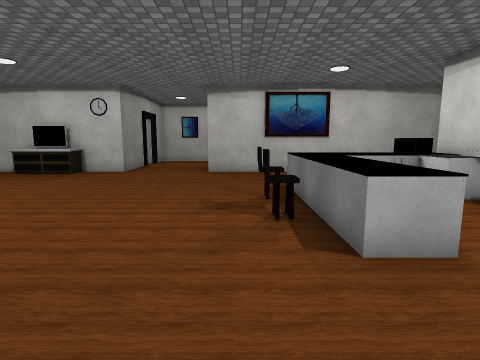
[1] (above)

22 first-person views from a walk through a scene from a Unity 3-D project. The camera is 1.5 m above the floor, tilts 8° down and sees 80° across. Doors are open. The floor is counted in squares, 1 m on a side. Each view is taken from the middle of a square. On the plan, view 1 faces up. The plan holds only what a view shows up to about 14 squares ahead; the rest is blank. The player is left out. Some surface patterns are stand-ins.

[2]
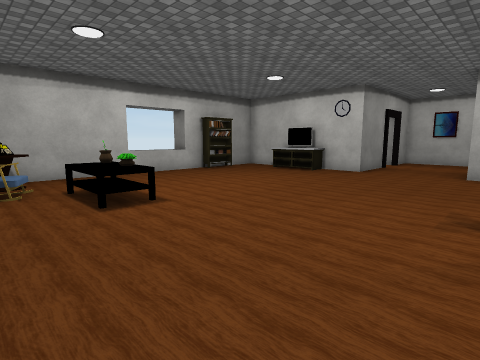

[3]
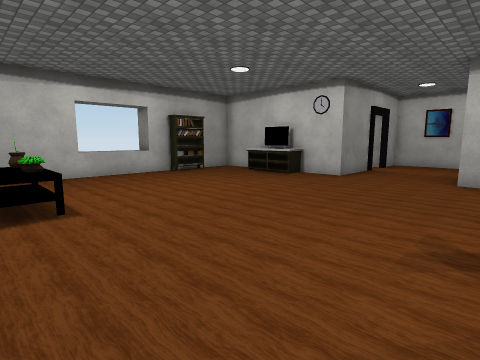

[4]
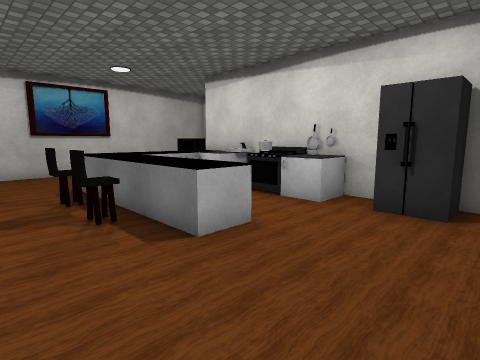

[5]
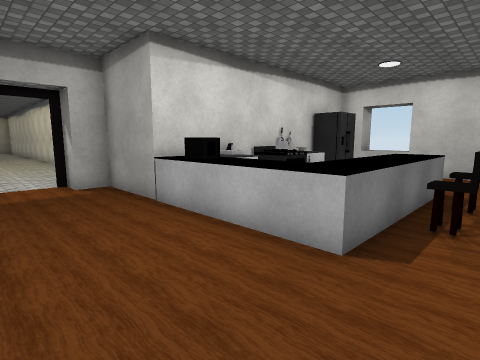

[6]
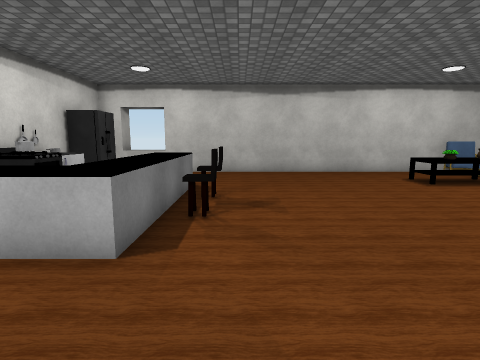

[7]
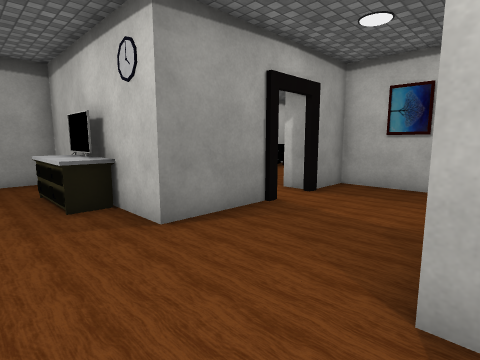

[8]
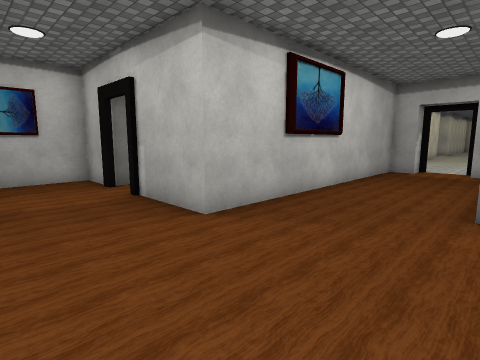

[9]
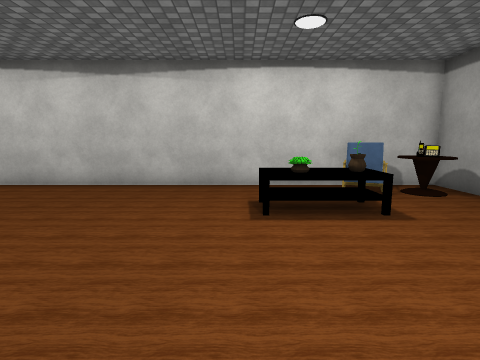

[10]
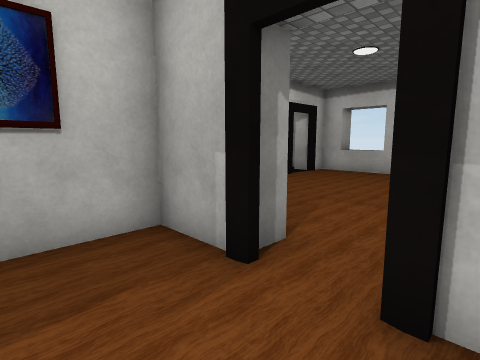

[11]
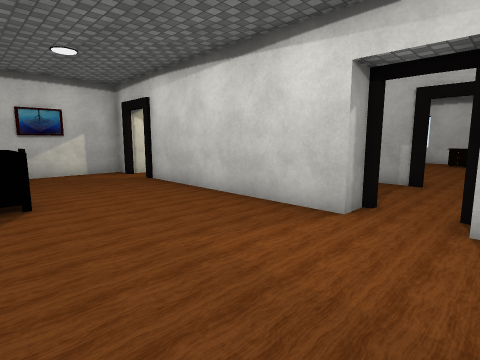

[12]
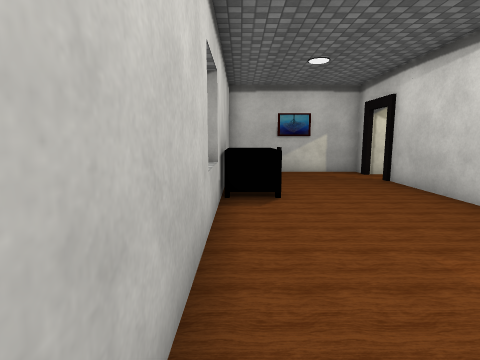

[13]
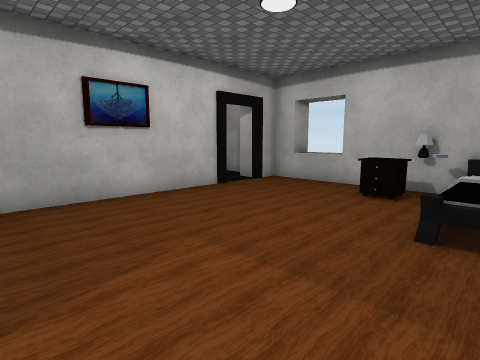

[14]
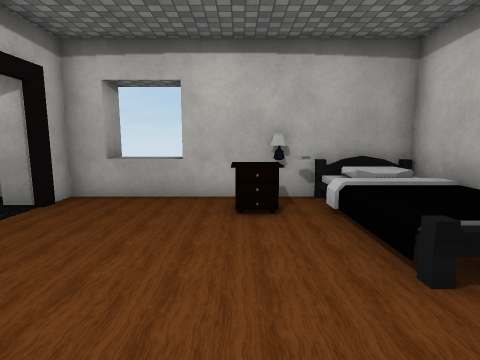

[15]
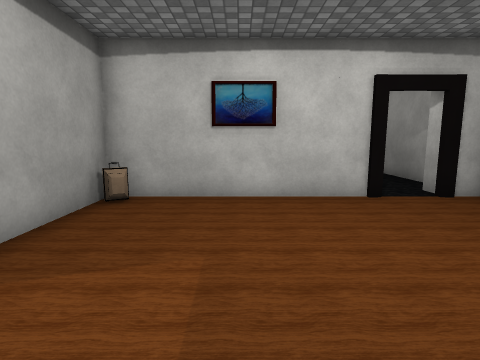

[16]
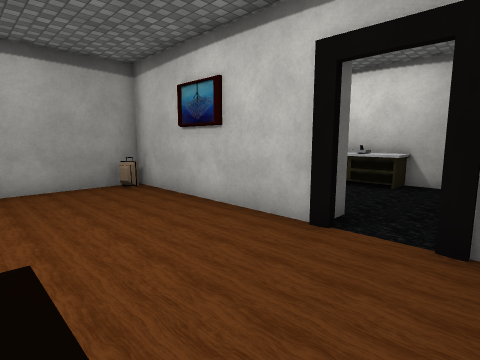

[17]
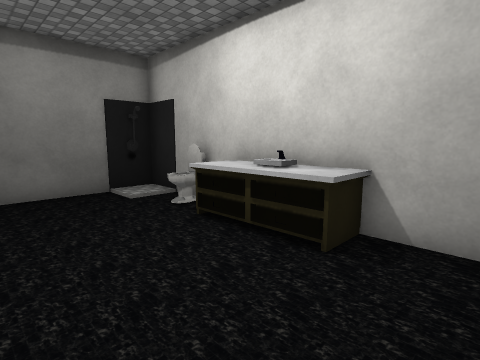

[18]
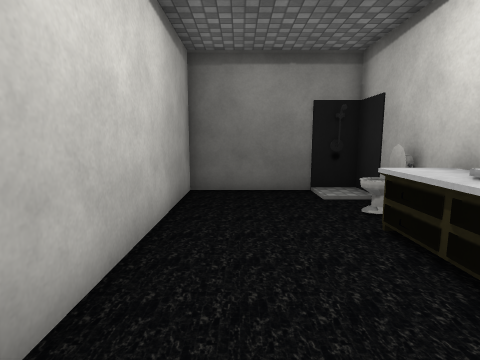

[19]
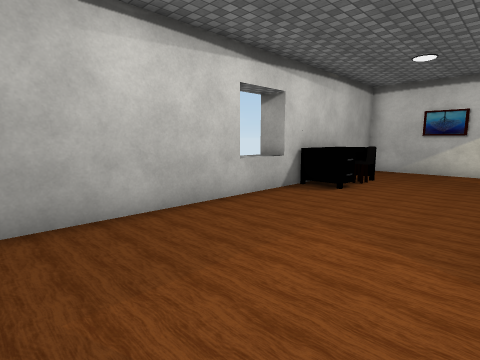

[20]
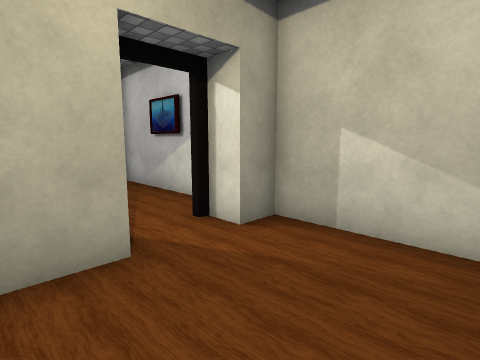

[21]
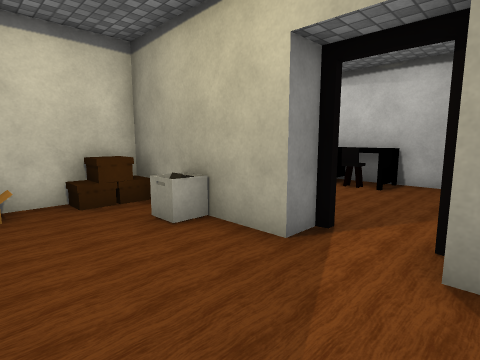

[22]
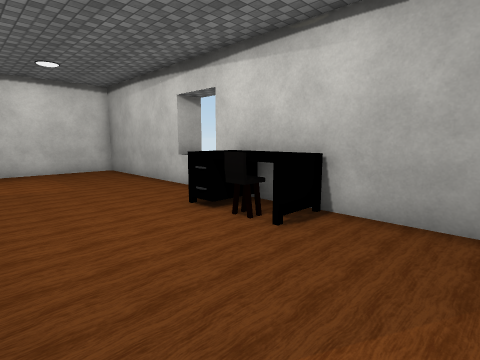

### Floor plan
Points are (right, up) in squares from view 1. A wall is a line through its corners. A room is listed if a view was taken in it or the views show most of it. See-through windows are left out.
Room 1 (views 1, 2, 3, 4, 5, 6, 7, 8, 9, 10)
walls: (-12.5, 8.5) (-13.5, 8.5); (-12.5, 9.5) (-12.5, -0.5) (5.9, -0.5); (-5.5, 16.5) (-5.5, 13.5) (-12.5, 13.5) (-12.5, 11.9); (6.5, 2) (6.5, 9.5) (9.5, 9.5) (9.5, 10.5); (6.5, 0.5) (6.5, 1); (5.5, -1.5) (5.5, -0.5); (9.5, 12.5) (9.5, 13.5) (-1.5, 13.5) (-1.5, 16.6)
ways out: open door at (-5.5, 17.5) to room 2; open door at (-1.5, 17.5) to room 3; opening at (-3.5, 17.5) to room 6; open door at (10.5, 11.5)
objects: other object (-12, 0) to (-11, 1); bookshelf (-12, 10) to (-12, 11); other object (-11, 1); chair (-10, 0) to (-10, 1); cabinet (-10, 13) to (-8, 13); table (-9, 2) to (-7, 2); other object (-9, 3) to (-8, 3); other object (-7, 3); other object (1, 5); other object (1, 7); cabinet (2, 4) to (3, 4); cabinet (2, 5) to (3, 5); cabinet (2, 6) to (3, 6); cabinet (2, 7) to (3, 8); cabinet (2, 9) to (3, 9); cabinet (4, 8) to (5, 9); fridge (5, 1) to (5, 2); cabinet (5, 4) to (6, 4); other object (5, 5); other object (6, 5) to (6, 6); other object (6, 7) to (6, 8); other object (6, 9)
Room 2 (views 11, 12, 19, 22)
walls: (-12.4, 22.5) (-13.5, 22.5); (-13.5, 20.5) (-12.5, 20.5); (-6.5, 18.5) (-6.5, 26.5); (-6.5, 28.9) (-6.5, 29.5) (-12.5, 29.5) (-12.5, 14.5) (-8.2, 14.5)
ways out: open door at (-5.5, 17.5) to room 1; open door at (-6.5, 27.5) to room 5
objects: desk (-12, 24) to (-11, 26); other object (-11, 25)
Room 3 (views 13, 14, 15, 16)
walls: (6.5, 23.5) (-0.5, 23.5) (-0.5, 19.8); (7.2, 14.5) (9.5, 14.5) (9.5, 23.5) (8.5, 23.5); (10.5, 22.5) (9.5, 22.5)
low walls: (0.3, 22.9) (0, 22.7) (-0.4, 22.8); (0.1, 23.2) (-0.3, 22.9)
ways out: open door at (-1.5, 17.5) to room 1; open door at (7.5, 23.5) to room 4
objects: bed (5, 15); bed (5, 17); other object (8, 18) to (8, 19); other object (9, 17); other object (9, 18)
Room 4 (views 17, 18)
walls: (7.8, 29.5) (0.9, 29.5); (-0.5, 28.2) (-0.5, 24.5) (6.5, 24.5); (9.5, 25.5) (9.5, 28.9)
ways out: open door at (7.5, 23.5) to room 3
objects: shower (0, 29); other object (2, 29); cabinet (4, 29); other object (5, 29); cabinet (6, 29)
Room 5 (views 20, 21)
walls: (-5.5, 26.5) (-5.5, 21.5) (-2.5, 21.5); (-2.2, 29.5) (-5.5, 29.5) (-5.5, 28.5)
ways out: open door at (-6.5, 27.5) to room 2
objects: other object (-5, 22); other object (-5, 24); other object (-4, 24)
Room 6 (no view inside)
walls: (-1.5, 18.5) (-1.5, 20.5) (-5.5, 20.5) (-5.5, 18.5)
ways out: opening at (-3.5, 17.5) to room 1

Where each view was taken, in squares from view 1:
view 1: 0 up, 0 right, facing up
view 2: 0 up, 0 right, facing up-left
view 3: 2 up, 0 right, facing up-left
view 4: 0 up, 1 left, facing up-right
view 5: 13 up, 0 right, facing down-right
view 6: 13 up, 0 right, facing down
view 7: 11 up, 1 left, facing up-left
view 8: 9 up, 5 left, facing up-right
view 9: 9 up, 6 left, facing down
view 10: 16 up, 4 left, facing up-right
view 11: 16 up, 12 left, facing up-right
view 12: 16 up, 12 left, facing up
view 13: 16 up, 0 right, facing up-right
view 14: 19 up, 2 right, facing right
view 15: 16 up, 3 right, facing up
view 16: 19 up, 9 right, facing up-left
view 17: 25 up, 8 right, facing up-left
view 18: 26 up, 8 right, facing left
view 19: 15 up, 7 left, facing up-left
view 20: 25 up, 2 left, facing up-left
view 21: 29 up, 2 left, facing down-left
view 22: 29 up, 7 left, facing down-left
